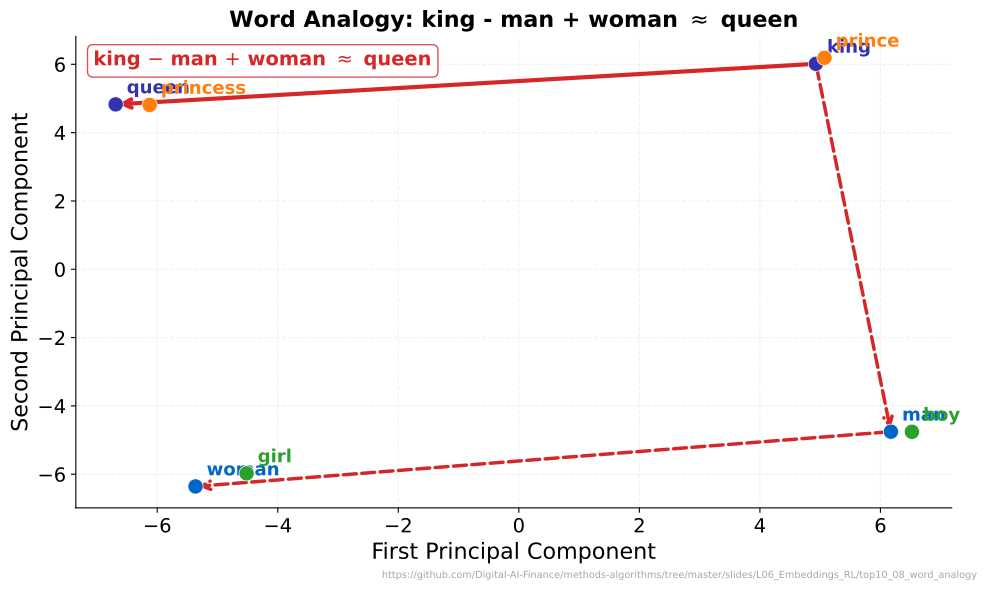

Here is the Python script that generated this plot:
"""Word Analogy Arithmetic - Visualizes king-man+woman=queen with PCA projection of synthetic embeddings."""
import matplotlib.pyplot as plt
import numpy as np
from pathlib import Path
from sklearn.decomposition import PCA
import sys
sys.path.insert(0, str(Path(__file__).resolve().parents[3] / 'templates'))
from chart_style import apply_style, COLORS, MLPURPLE, MLBLUE, MLORANGE, MLGREEN, MLRED, MLLAVENDER
apply_style()

CHART_METADATA = {
    "title": "Word Analogy Arithmetic",
    "description": "Visualizes king-man+woman=queen analogy with PCA-projected synthetic embeddings",
    "url": "https://github.com/Digital-AI-Finance/methods-algorithms/tree/master/slides/L06_Embeddings_RL/top10_08_word_analogy"
}


np.random.seed(42)

# Create synthetic 50D embeddings encoding gender and royalty semantics
dim = 50
base = np.random.randn(8, dim) * 0.3

# Semantic offsets
gender_offset = np.random.randn(dim) * 1.5  # male -> female direction
royalty_offset = np.random.randn(dim) * 1.5  # commoner -> royal direction
youth_offset = np.random.randn(dim) * 1.0   # adult -> child direction

words = ['king', 'queen', 'man', 'woman', 'prince', 'princess', 'boy', 'girl']
# Assign: male+royal, female+royal, male, female, male+royal+young, female+royal+young, male+young, female+young
embeddings = np.zeros((8, dim))
embeddings[0] = base[0] + royalty_offset                          # king: male + royal
embeddings[1] = base[0] + royalty_offset + gender_offset          # queen: female + royal
embeddings[2] = base[0]                                           # man: male
embeddings[3] = base[0] + gender_offset                           # woman: female
embeddings[4] = base[0] + royalty_offset + youth_offset           # prince: male + royal + young
embeddings[5] = base[0] + royalty_offset + gender_offset + youth_offset  # princess: female + royal + young
embeddings[6] = base[0] + youth_offset                            # boy: male + young
embeddings[7] = base[0] + gender_offset + youth_offset            # girl: female + young

# Add small noise
embeddings += np.random.randn(8, dim) * 0.2

# PCA to 2D
pca = PCA(n_components=2, random_state=42)
coords = pca.fit_transform(embeddings)

fig, ax = plt.subplots(figsize=(10, 6))

# Plot all words
colors = [MLPURPLE, MLPURPLE, MLBLUE, MLBLUE, MLORANGE, MLORANGE, MLGREEN, MLGREEN]
for i, (word, color) in enumerate(zip(words, colors)):
    ax.scatter(coords[i, 0], coords[i, 1], c=color, s=120, zorder=5, edgecolors='white', linewidth=0.5)
    offset_x = 0.15
    offset_y = 0.15
    ax.annotate(word, (coords[i, 0], coords[i, 1]),
                textcoords="offset points", xytext=(8, 8),
                fontsize=13, fontweight='bold', color=color)

# Draw analogy arrows: king - man + woman -> queen
# Arrow 1: king to man (subtract man)
ax.annotate('', xy=coords[2], xytext=coords[0],
            arrowprops=dict(arrowstyle='->', color=MLRED, lw=2.5, linestyle='--'))
# Arrow 2: man to woman (add woman direction)
ax.annotate('', xy=coords[3], xytext=coords[2],
            arrowprops=dict(arrowstyle='->', color=MLRED, lw=2.5, linestyle='--'))
# Arrow 3: woman offset applied to king -> queen
ax.annotate('', xy=coords[1], xytext=coords[0],
            arrowprops=dict(arrowstyle='->', color=MLRED, lw=3))

# Add analogy equation
ax.text(0.02, 0.97, r'king $-$ man $+$ woman $\approx$ queen',
        transform=ax.transAxes, fontsize=14, fontweight='bold',
        color=MLRED, va='top',
        bbox=dict(boxstyle='round,pad=0.3', facecolor='white', edgecolor=MLRED, alpha=0.8))

ax.set_title("Word Analogy: king - man + woman " + r"$\approx$" + " queen", fontsize=16, fontweight='bold')
ax.set_xlabel("First Principal Component")
ax.set_ylabel("Second Principal Component")

plt.figtext(0.99, 0.01, CHART_METADATA['url'],
            fontsize=7, color='gray', ha='right', va='bottom', alpha=0.7)
plt.tight_layout()
plt.savefig(Path(__file__).parent / 'chart.pdf', dpi=300, bbox_inches='tight', facecolor='white')
plt.close()
print("Chart saved: top10_08_word_analogy/chart.pdf")
